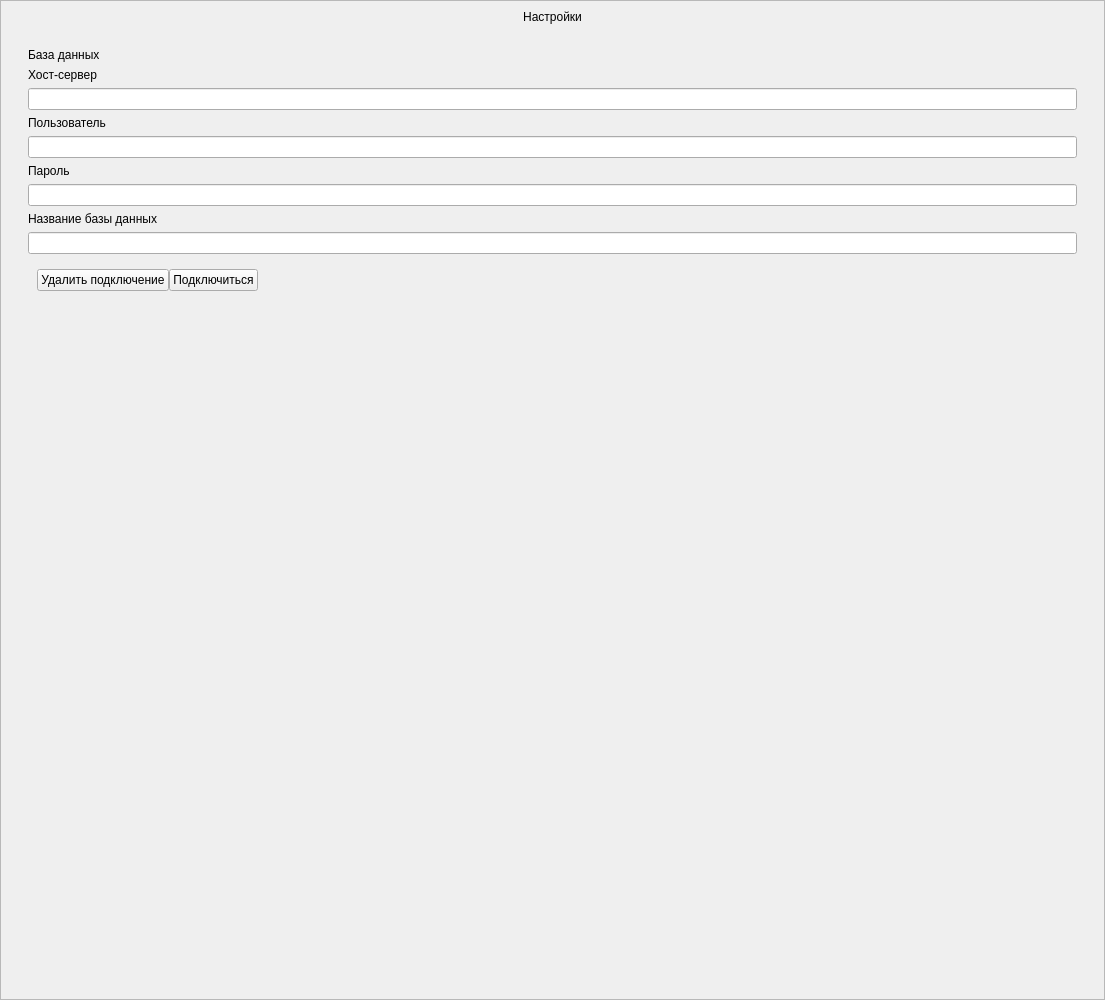
                <widget class="QWidget" name="scrollAreaWidgetContents_2">
                 <property name="geometry">
                  <rect>
                   <x>0</x>
                   <y>-10</y>
                   <width>1105</width>
                   <height>1000</height>
                  </rect>
                 </property>
                 <layout class="QVBoxLayout" name="verticalLayout_9">
                  <property name="spacing">
                   <number>0</number>
                  </property>
                  <property name="leftMargin">
                   <number>0</number>
                  </property>
                  <property name="topMargin">
                   <number>0</number>
                  </property>
                  <property name="rightMargin">
                   <number>0</number>
                  </property>
                  <property name="bottomMargin">
                   <number>0</number>
                  </property>
                  <item>
                   <widget class="QFrame" name="frame">
                    <property name="minimumSize">
                     <size>
                      <width>0</width>
                      <height>1000</height>
                     </size>
                    </property>
                    <property name="styleSheet">
                     <string notr="true"/>
                    </property>
                    <property name="frameShape">
                     <enum>QFrame::StyledPanel</enum>
                    </property>
                    <property name="frameShadow">
                     <enum>QFrame::Raised</enum>
                    </property>
                    <layout class="QVBoxLayout" name="verticalLayout_12">
                     <property name="spacing">
                      <number>0</number>
                     </property>
                     <property name="leftMargin">
                      <number>0</number>
                     </property>
                     <property name="topMargin">
                      <number>0</number>
                     </property>
                     <property name="rightMargin">
                      <number>0</number>
                     </property>
                     <property name="bottomMargin">
                      <number>0</number>
                     </property>
                     <item>
                      <widget class="QWidget" name="widget_2" native="true">
                       <layout class="QVBoxLayout" name="verticalLayout_6">
                        <item>
                         <widget class="QLabel" name="label_6">
                          <property name="maximumSize">
                           <size>
                            <width>16777215</width>
                            <height>20</height>
                           </size>
                          </property>
                          <property name="text">
                           <string>Настройки</string>
                          </property>
                          <property name="alignment">
                           <set>Qt::AlignCenter</set>
                          </property>
                         </widget>
                        </item>
                        <item>
                         <widget class="QWidget" name="verticalLayout_13" native="true">
                          <layout class="QVBoxLayout" name="verticalLayout_43">
                           <item>
                            <widget class="QWidget" name="widget_15" native="true">
                             <layout class="QVBoxLayout" name="verticalLayout_42">
                              <item>
                               <widget class="QLabel" name="label_8">
                                <property name="maximumSize">
                                 <size>
                                  <width>16777215</width>
                                  <height>20</height>
                                 </size>
                                </property>
                                <property name="text">
                                 <string>База данных</string>
                                </property>
                               </widget>
                              </item>
                              <item>
                               <layout class="QVBoxLayout" name="verticalLayout_11">
                                <item>
                                 <widget class="QLabel" name="label_2">
                                  <property name="text">
                                   <string>Хост-сервер</string>
                                  </property>
                                 </widget>
                                </item>
                                <item>
                                 <widget class="QLineEdit" name="lineEdit_host"/>
                                </item>
                               </layout>
                              </item>
                              <item>
                               <layout class="QVBoxLayout" name="verticalLayout_36">
                                <item>
                                 <widget class="QLabel" name="label_29">
                                  <property name="text">
                                   <string>Пользователь</string>
                                  </property>
                                 </widget>
                                </item>
                                <item>
                                 <widget class="QLineEdit" name="lineEdit_user"/>
                                </item>
                               </layout>
                              </item>
                              <item>
                               <layout class="QVBoxLayout" name="verticalLayout_37">
                                <item>
                                 <widget class="QLabel" name="label_30">
                                  <property name="text">
                                   <string>Пароль</string>
                                  </property>
                                 </widget>
                                </item>
                                <item>
                                 <widget class="QLineEdit" name="lineEdit_password_2"/>
                                </item>
                               </layout>
                              </item>
                              <item>
                               <layout class="QVBoxLayout" name="verticalLayout_41">
                                <item>
                                 <widget class="QLabel" name="label_31">
                                  <property name="text">
                                   <string>Название базы данных</string>
                                  </property>
                                 </widget>
                                </item>
                                <item>
                                 <widget class="QLineEdit" name="lineEdit_name_bd"/>
                                </item>
                               </layout>
                              </item>
                              <item>
                               <widget class="QWidget" name="verticalLayout_8" native="true">
                                <layout class="QVBoxLayout" name="verticalLayout_7">
                                 <item>
                                  <widget class="QWidget" name="horizontalLayout_5" native="true">
                                   <property name="styleSheet">
                                    <string notr="true"/>
                                   </property>
                                   <layout class="QHBoxLayout" name="horizontalLayout_4">
                                    <property name="spacing">
                                     <number>0</number>
                                    </property>
                                    <property name="leftMargin">
                                     <number>0</number>
                                    </property>
                                    <property name="topMargin">
                                     <number>0</number>
                                    </property>
                                    <property name="rightMargin">
                                     <number>0</number>
                                    </property>
                                    <property name="bottomMargin">
                                     <number>0</number>
                                    </property>
                                    <item>
                                     <widget class="QPushButton" name="btn_del_connect">
                                      <property name="minimumSize">
                                       <size>
                                        <width>0</width>
                                        <height>0</height>
                                       </size>
                                      </property>
                                      <property name="maximumSize">
                                       <size>
                                        <width>200</width>
                                        <height>16777215</height>
                                       </size>
                                      </property>
                                      <property name="text">
                                       <string>Удалить подключение</string>
                                      </property>
                                     </widget>
                                    </item>
                                    <item>
                                     <widget class="QPushButton" name="btn_connect">
                                      <property name="text">
                                       <string>Подключиться</string>
                                      </property>
                                     </widget>
                                    </item>
                                    <item>
                                     <spacer name="horizontalSpacer_6">
                                      <property name="orientation">
                                       <enum>Qt::Horizontal</enum>
                                      </property>
                                      <property name="sizeHint" stdset="0">
                                       <size>
                                        <width>40</width>
                                        <height>20</height>
                                       </size>
                                      </property>
                                     </spacer>
                                    </item>
                                   </layout>
                                  </widget>
                                 </item>
                                </layout>
                               </widget>
                              </item>
                             </layout>
                            </widget>
                           </item>
                           <item>
                            <spacer name="verticalSpacer_3">
                             <property name="orientation">
                              <enum>Qt::Vertical</enum>
                             </property>
                             <property name="sizeHint" stdset="0">
                              <size>
                               <width>20</width>
                               <height>40</height>
                              </size>
                             </property>
                            </spacer>
                           </item>
                          </layout>
                         </widget>
                        </item>
                        <item>
                         <spacer name="verticalSpacer_7">
                          <property name="orientation">
                           <enum>Qt::Vertical</enum>
                          </property>
                          <property name="sizeHint" stdset="0">
                           <size>
                            <width>20</width>
                            <height>474</height>
                           </size>
                          </property>
                         </spacer>
                        </item>
                       </layout>
                      </widget>
                     </item>
                    </layout>
                   </widget>
                  </item>
                 </layout>
                </widget>
